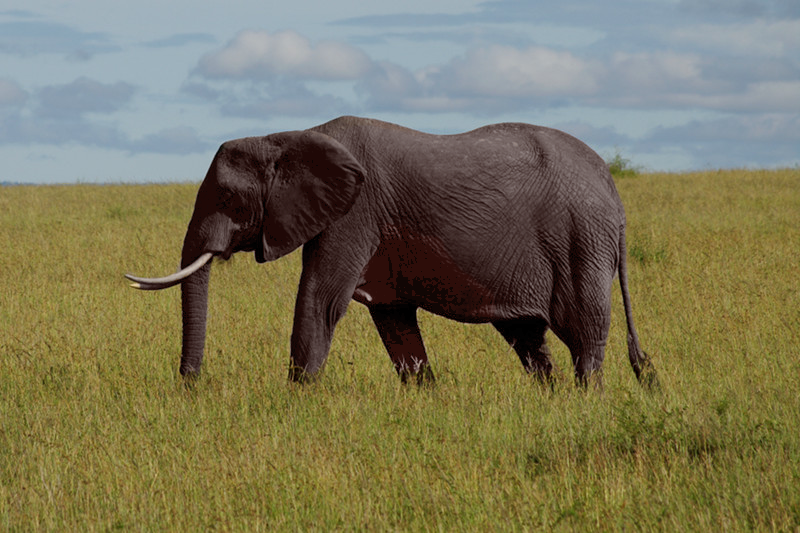
#> input picture mini_proj1/elephant_walking.bmp, 800 x 533 px
$ jupyter execute --allow-errors Assignment_1__Bayesian_classifier.ipynb   (shell and % lines are left out)
#> lines starting #> are read from the running program, lines starting #| are printed output that depends on the picture
#> further down, main_bgr is the input picture: shape (533, 800, 3); mean B, G, R 88.4, 116.7, 121.9
# **Pattern Recognition Course (Fall 2024)**

# **Assignment 1: Bayesian classifier**

Due date: 3th Aban 1403

---

Tasks:

1.  Tri-area segmentation

    - class 1: sky
    - grass
    - elephant

2.  Dual-area segmentation
    - background
    - elephant

[cell 1]
import cv2
import numpy as np
from numpy.typing import NDArray
import matplotlib.pyplot as plt
from mpl_toolkits.mplot3d import Axes3D  # noqa: F401
import random
import math
from dataclasses import dataclass
from typing import Tuple, Optional

# Auxiliary Structures and Functions

[cell 2]
def read_samples(sample_paths: list):
    samples_arr = np.empty(len(sample_paths), dtype=object)

    for i, p_path in enumerate(sample_paths):
        pic_bgr = cv2.imread(p_path)
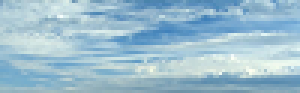
#> input picture mini_proj1/s1.bmp, 100 x 31 px (shown 3 times larger)
#> pic_bgr is the input picture: shape (31, 100, 3); mean B, G, R 207.1, 189.8, 155.7

        if pic_bgr is not None:
            pic_rgb = cv2.cvtColor(pic_bgr, cv2.COLOR_BGR2RGB)
            pic_rgb_pixels = pic_rgb.reshape(-1, 3)
            samples_arr[i] = pic_rgb_pixels
#> pass 2 of the loop in read_samples, `for i, p_path in enumerate(sample_paths):`:
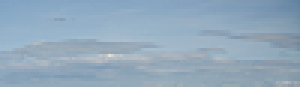
#> input picture mini_proj1/s2.bmp, 100 x 29 px (shown 3 times larger)
#> in read_samples, pic_bgr is the input picture: shape (29, 100, 3); mean B, G, R 188.4, 169.2, 146.2
#> pic_rgb: shape (29, 100, 3)
#> pic_rgb_pixels = 2900 rows, first 8: [128, 162, 193], [129, 163, 194], [130, 163, 194], [131, 164, 195], [130, 163, 194], [131, 164, 196], [133, 163, 194], [130, 164, 195]
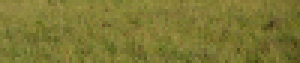
#> input picture mini_proj1/g1.bmp, 100 x 21 px (shown 3 times larger)
#> in read_samples, pic_bgr is the input picture: shape (21, 100, 3); mean B, G, R 51.1, 118.7, 123.9
#> in read_samples (call 2), `pic_rgb_pixels = pic_rgb.reshape(-1, 3)`: pic_rgb_pixels = 2100 rows, first 8: [136, 129, 57], [138, 124, 54], [141, 131, 61], [144, 132, 69], [137, 127, 60], [136, 124, 59], [132, 123, 55], [139, 129, 57]
#> pass 2 of the loop in read_samples, `for i, p_path in enumerate(sample_paths):`:
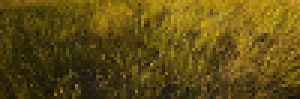
#> input picture mini_proj1/g2.bmp, 100 x 33 px (shown 3 times larger)
#> in read_samples, pic_bgr is the input picture: shape (33, 100, 3); mean B, G, R 18.8, 77.7, 96.5
#> pic_rgb: shape (33, 100, 3)
#> pass 2 of the loop in read_samples, `for i, p_path in enumerate(sample_paths):`:

    return samples_arr


def stack_all_samples(samples_arr):
    n = len(samples_arr)
    stacked_pixels = np.concatenate([samples_arr[i] for i in range(n)], axis=0)

    return stacked_pixels


@dataclass
class Segment:
    name: str
    grayscale_val: int
    samples: NDArray
    prior: Optional[float] = None
    mean: Optional[NDArray] = None
    cov: Optional[NDArray] = None

    def est_params(self) -> Tuple[NDArray, NDArray]:
        self.mean = np.mean(self.samples, axis=0)
        diff = self.samples - self.mean
        self.cov = np.cov(diff, rowvar=False)

# Stage 1 : Data Acquisition

1. Use ‘elephant_walking.bmp’ as an input imageand show it.

[cell 3]
main_bgr = cv2.imread("elephant_walking.bmp")
main_rgb = cv2.cvtColor(main_bgr, cv2.COLOR_BGR2RGB)

plt.axis("off")
plt.imshow(main_rgb);

2. Use `‘s1.bmp’`, `‘s2.bmp’` and `‘s3.bmp’` to identify sample pixels for class 1
   `sky`

[cell 4]
sky_sample_paths = ["s1.bmp", "s2.bmp", "s3.bmp"]
sky_sample_arr = read_samples(sky_sample_paths)
sky_sample_pixels = stack_all_samples(sky_sample_arr)
sky = Segment(name="sky", grayscale_val=255, samples=sky_sample_pixels)

print(f"Total number of samples collected as pixels = {sky.samples.shape[0]}")

3. Use ‘g1.bmp’, ‘g2.bmp’ and ‘g3.bmp’ to identify sample pixels for class 2 (grass). w2 = grass

[cell 5]
grass_sample_paths = ["g1.bmp", "g2.bmp", "g3.bmp"]
grass_sample_arr = read_samples(grass_sample_paths)
#> (the rest of this cell did not finish here and is left out)

4. Use `‘e1.bmp’`, `‘e2.bmp’` and `‘e3.bmp’` to identify sample pixels for class 3 (elephant).

> _Hint: Delete white pixels and don’t use these pixels as sample pixels for class 3 w3 = elephant_

[cell 6]
el_sample_paths = ["e1.bmp", "e2.bmp", "e3.bmp"]
el_sample_arr = read_samples(el_sample_paths)
#> (the rest of this cell did not finish here and is left out)

# Stage 2: Data cleaning and Preprocessing

#> (a cell that did not finish here is left out)

# Stage 3 : Feature Selection

5. Plot in a 3D space (Red-Green-Blue) preceding pixels.

   Do the classes seem separable for these characteristics i.e R, G and B ?

[cell 8]
fig_2 = plt.figure(figsize=(8, 8))
ax_2 = fig_2.add_subplot(111, projection="3d")

ax_2.scatter(
    sky.samples[:, 0],
    sky.samples[:, 1],
    sky.samples[:, 2],
    c="b",
    marker="*",
    label="Sky pixels",
)
#> (the rest of this cell did not finish here and is left out)

# Stage 4: Model Training

6. Estimate parameters of probabilities 𝑝(𝑥|𝑤𝑖 ) for a **Gaussian model** starting from these samples.

---

the probability density function following mathvariant normal distribution is:

$
f(\mathbf{x}) = \frac{1}{(2\pi)^{k/2} |\Sigma|^{1/2}} \exp\left( -\frac{1}{2} (\mathbf{x} - \boldsymbol{\mu})^\top \Sigma^{-1} (\mathbf{x} - \boldsymbol{\mu}) \right)
$
<br/>
<br/>

[cell 9]
sky.est_params()
#> (the rest of this cell did not finish here and is left out)

7. Use ‘gt1.bmp’ as a ground-truth image.

[cell 10]
gt_bgr = cv2.imread("gt1.bmp")
#> (the rest of this cell did not finish here and is left out)

8. Estimate the prior probabilities 𝑝(𝑤𝑖 ) in the following way:

- Generate by chance the coordinates of (x, y) of 1000 pixels of the image
- Count the number of pixels belonging to each class by using ground-truth image and divide by 1000.

#> (a cell that did not finish here is left out)

9. Use a Bayesian classifier to automatically segment the image in 3 areas (black, gray and white) corresponding to the classes.

$
\begin{align}
\mathbf{g}_i(\boldsymbol x) = & -\frac{d}{2} \ln(2\pi) \\
& - \frac{1}{2} \ln(|\boldsymbol{\Sigma}|) \\
& - \frac{1}{2} (\mathbf{x} - \boldsymbol{\mu})^T \boldsymbol{\Sigma}^{-1} (\mathbf{x} - \boldsymbol{\mu})\\
& + lnP(w)
\end{align}
$

[cell 12]
def discriminant_f(  # noqa: F811
    data_point: NDArray,
    segment: Segment,
) -> float:  # noqa:
    segment.mean.shape[0]
    d = segment.mean.shape[0]
    inv_cov = np.linalg.inv(segment.cov)
    det_cov = np.linalg.det(segment.cov)
    diff = data_point - segment.mean

    term_1 = (d / 2) * math.log(2 * np.pi, math.e)
    term_2 = 0.5 * math.log(det_cov, math.e)
    term_3 = 0.5 * np.dot(diff.T, np.dot(inv_cov, diff))
    term_4 = math.log(segment.prior, math.e)

    g_x = -(term_1 + term_2 + term_3) + term_4

    return g_x


h, w, _ = main_rgb.shape
#> h = 533; w = 800
grayscale_result = np.zeros((h, w), dtype=np.uint8)

#> (the rest of this cell did not finish here and is left out)
